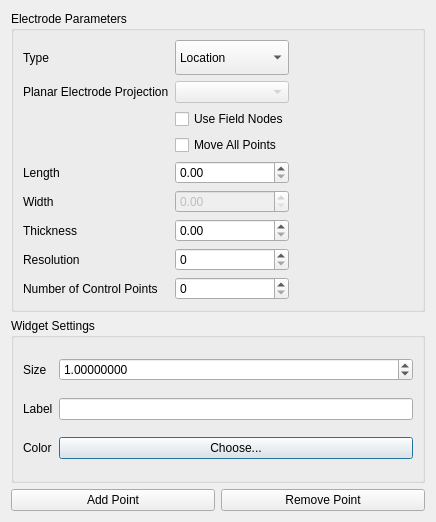
<?xml version="1.0" encoding="UTF-8"?>
<ui version="4.0">
 <class>GenerateElectrode</class>
 <widget class="QDialog" name="GenerateElectrode">
  <property name="geometry">
   <rect>
    <x>0</x>
    <y>0</y>
    <width>436</width>
    <height>522</height>
   </rect>
  </property>
  <property name="minimumSize">
   <size>
    <width>436</width>
    <height>430</height>
   </size>
  </property>
  <property name="windowTitle">
   <string>Dialog</string>
  </property>
  <layout class="QVBoxLayout" name="verticalLayout">
   <item>
    <widget class="QGroupBox" name="groupBox_2">
     <property name="title">
      <string>Electrode Parameters</string>
     </property>
     <layout class="QGridLayout" name="gridLayout_3">
      <item row="1" column="0">
       <widget class="QLabel" name="label_2">
        <property name="text">
         <string>Planar Electrode Projection</string>
        </property>
       </widget>
      </item>
      <item row="5" column="1">
       <widget class="QDoubleSpinBox" name="WidthDoubleSpinBox_">
        <property name="enabled">
         <bool>false</bool>
        </property>
       </widget>
      </item>
      <item row="2" column="1">
       <widget class="QCheckBox" name="UseFieldNodesCheckBox_">
        <property name="text">
         <string>Use Field Nodes</string>
        </property>
       </widget>
      </item>
      <item row="6" column="0">
       <widget class="QLabel" name="label_7">
        <property name="text">
         <string>Thickness</string>
        </property>
       </widget>
      </item>
      <item row="3" column="1">
       <widget class="QCheckBox" name="MoveAllCheckBox_">
        <property name="text">
         <string>Move All Points</string>
        </property>
       </widget>
      </item>
      <item row="0" column="0">
       <widget class="QLabel" name="label">
        <property name="text">
         <string>Type</string>
        </property>
       </widget>
      </item>
      <item row="0" column="2">
       <spacer name="horizontalSpacer">
        <property name="orientation">
         <enum>Qt::Horizontal</enum>
        </property>
        <property name="sizeHint" stdset="0">
         <size>
          <width>40</width>
          <height>20</height>
         </size>
        </property>
       </spacer>
      </item>
      <item row="5" column="0">
       <widget class="QLabel" name="label_3">
        <property name="text">
         <string>Width</string>
        </property>
       </widget>
      </item>
      <item row="4" column="1">
       <widget class="QDoubleSpinBox" name="LengthDoubleSpinBox_"/>
      </item>
      <item row="7" column="1">
       <widget class="QSpinBox" name="ResolutionSpinBox_">
        <property name="maximum">
         <number>999999999</number>
        </property>
       </widget>
      </item>
      <item row="1" column="1">
       <widget class="QComboBox" name="ProjectionComboBox_">
        <property name="enabled">
         <bool>false</bool>
        </property>
       </widget>
      </item>
      <item row="0" column="1">
       <widget class="QComboBox" name="TypeComboBox_">
        <property name="minimumSize">
         <size>
          <width>0</width>
          <height>35</height>
         </size>
        </property>
        <item>
         <property name="text">
          <string>Location</string>
         </property>
        </item>
        <item>
         <property name="text">
          <string>Center</string>
         </property>
        </item>
        <item>
         <property name="text">
          <string>Node</string>
         </property>
        </item>
        <item>
         <property name="text">
          <string>Element</string>
         </property>
        </item>
       </widget>
      </item>
      <item row="4" column="0">
       <widget class="QLabel" name="label_11">
        <property name="text">
         <string>Length</string>
        </property>
       </widget>
      </item>
      <item row="7" column="0">
       <widget class="QLabel" name="label_8">
        <property name="text">
         <string>Resolution</string>
        </property>
       </widget>
      </item>
      <item row="6" column="1">
       <widget class="QDoubleSpinBox" name="ThicknessDoubleSpinBox_"/>
      </item>
      <item row="8" column="1">
       <widget class="QSpinBox" name="NumberOfControlPointsSpinBox_"/>
      </item>
      <item row="8" column="0">
       <widget class="QLabel" name="label_4">
        <property name="text">
         <string>Number of Control Points</string>
        </property>
       </widget>
      </item>
     </layout>
    </widget>
   </item>
   <item>
    <widget class="QGroupBox" name="groupBox">
     <property name="sizePolicy">
      <sizepolicy hsizetype="Minimum" vsizetype="Minimum">
       <horstretch>0</horstretch>
       <verstretch>0</verstretch>
      </sizepolicy>
     </property>
     <property name="minimumSize">
      <size>
       <width>100</width>
       <height>150</height>
      </size>
     </property>
     <property name="title">
      <string>Widget Settings</string>
     </property>
     <layout class="QGridLayout" name="gridLayout_2">
      <item row="2" column="2">
       <widget class="QLineEdit" name="probeLabelLineEdit_"/>
      </item>
      <item row="3" column="0">
       <widget class="QLabel" name="label_10">
        <property name="text">
         <string>Color</string>
        </property>
       </widget>
      </item>
      <item row="0" column="2">
       <widget class="QDoubleSpinBox" name="sizeDoubleSpinBox_">
        <property name="decimals">
         <number>8</number>
        </property>
        <property name="maximum">
         <double>100.000000000000000</double>
        </property>
        <property name="singleStep">
         <double>0.100000000000000</double>
        </property>
        <property name="value">
         <double>1.000000000000000</double>
        </property>
       </widget>
      </item>
      <item row="0" column="0">
       <widget class="QLabel" name="label_6">
        <property name="text">
         <string>Size</string>
        </property>
       </widget>
      </item>
      <item row="3" column="2">
       <widget class="QPushButton" name="colorChooserPushButton_">
        <property name="text">
         <string>Choose...</string>
        </property>
       </widget>
      </item>
      <item row="2" column="0">
       <widget class="QLabel" name="label_9">
        <property name="text">
         <string>Label</string>
        </property>
       </widget>
      </item>
     </layout>
    </widget>
   </item>
   <item>
    <layout class="QHBoxLayout" name="horizontalLayout_2">
     <item>
      <widget class="QPushButton" name="AddPointPushButton_">
       <property name="text">
        <string>Add Point</string>
       </property>
      </widget>
     </item>
     <item>
      <widget class="QPushButton" name="RemovePointPushButton_">
       <property name="text">
        <string>Remove Point</string>
       </property>
      </widget>
     </item>
    </layout>
   </item>
  </layout>
 </widget>
 <resources/>
 <connections/>
</ui>
